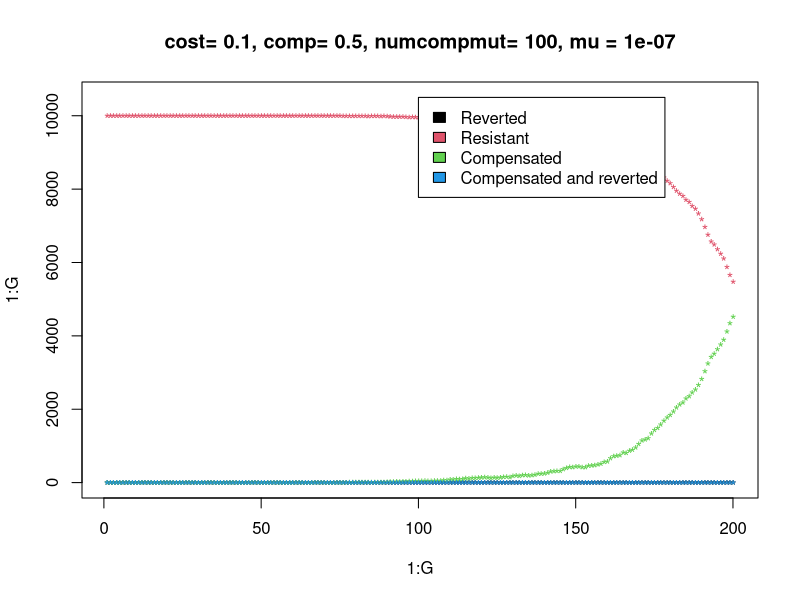
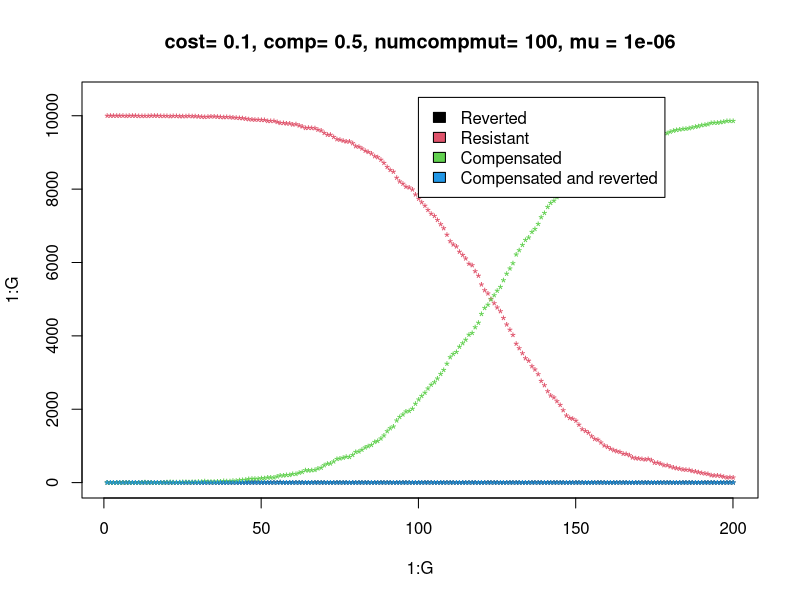
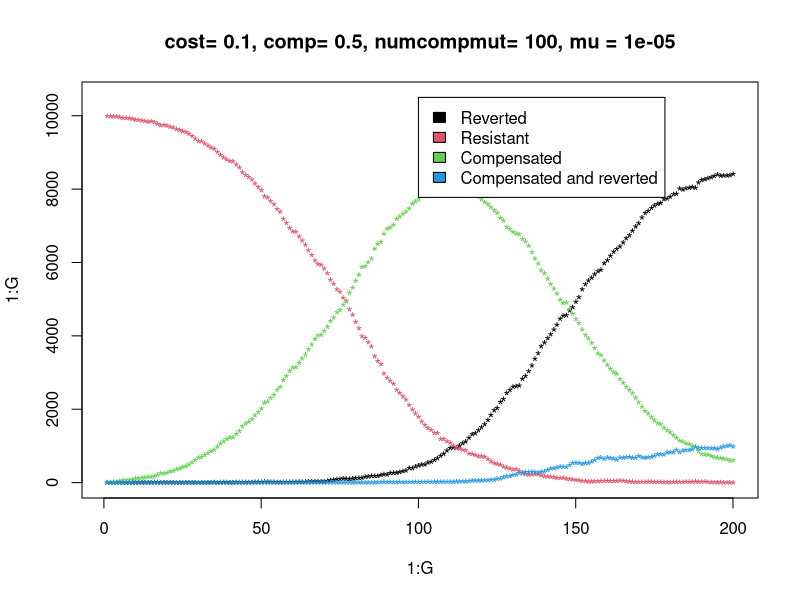
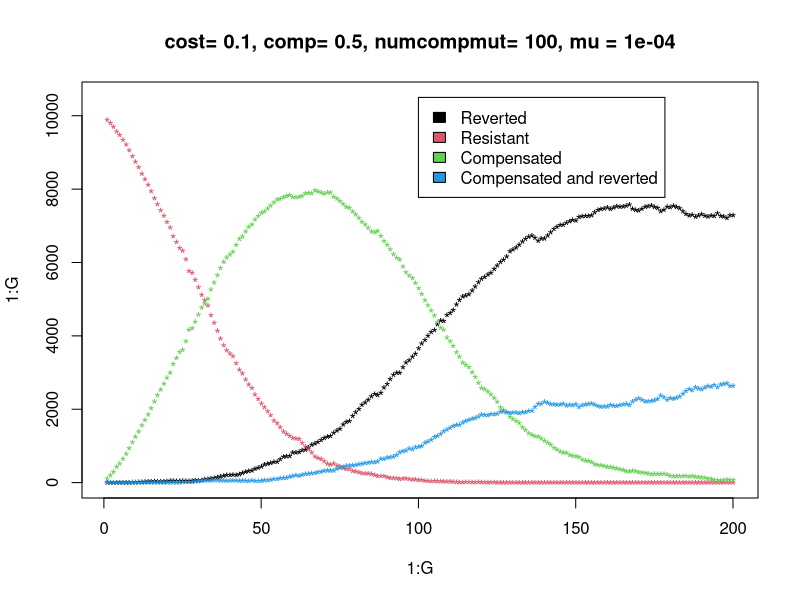
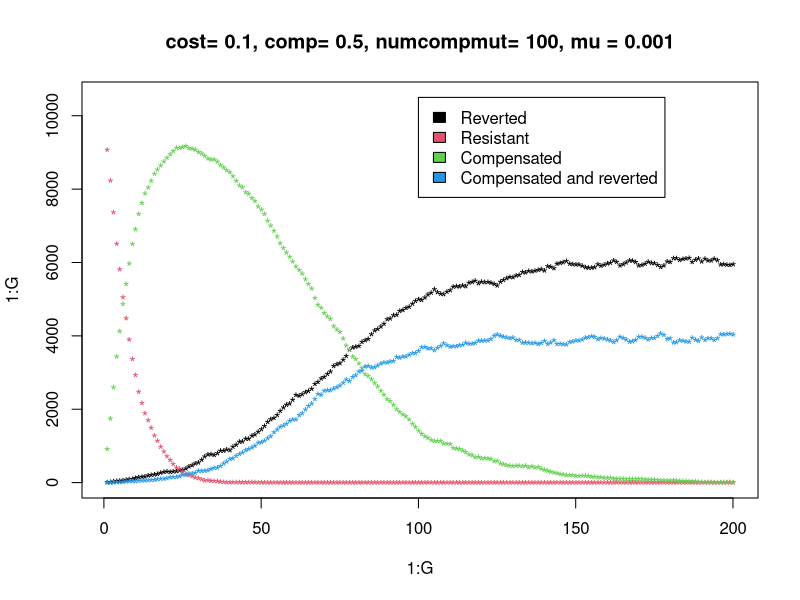
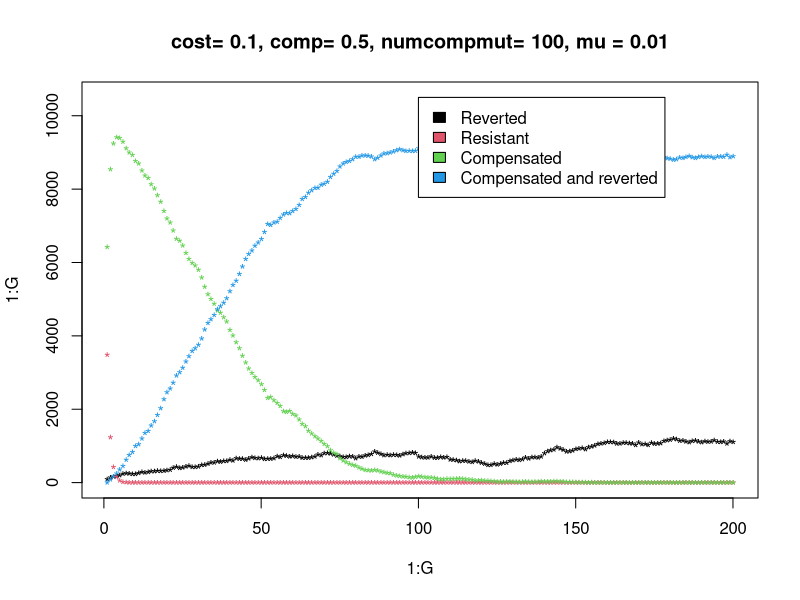

The R script that drew these images, in order:

#This is code for the project with Ruti and Brandon. 
#I want to know what the probability of compensatory evolution is vs the prob of reversal  


#Main function
newPopArray <- function(N, c, mu, popArray, comp, n) { #n is number of comp mutations possible)
  fitnessArray <- popArray*c(1, 1-c, 1-(c*(1-comp)), 1) #the fitness of the 4 types
  #print(c(fitnessArray))
  popArray <- rmultinom(n = 1, size = N, prob = fitnessArray)
  #next mutation of 3 types
  numMutR_S = rbinom(n=1, size = popArray[2], prob = mu)
  numMutR_C = rbinom(n=1, size = popArray[2], prob = 1-(1-mu)^n) #should maybe be slightly diff
  numMutC_SC = rbinom(n=1, size = popArray[3], prob = mu) 
  #print(c(numMutR_S,numMutR_C,numMutC_SC))
  popArray[1]= popArray[1]+ numMutR_S
  popArray[2]= popArray[2]- numMutR_S - numMutR_C
  popArray[3]= popArray[3]+ numMutR_C - numMutC_SC
  popArray[4]= popArray[4]+ numMutC_SC 
  popArray<-c(popArray)
  print("*******")
  return(popArray)
}


#Let's start with a set of parameters
if (TRUE){
N =10000 #total pop size
G = 100 #numgenerations
c = 0.1 #cost of resistance
comp = 0.5 #effect of compensatory mutation (0.5 means half of cost is compensated, 1.5 means that cost is more than compensated)
mu = 0.03/N # mutation rate
numSims = 100
n=100 #n is number of possible different comp mutations
}#set parameters

pdf(paste0("MutatorEffect",Sys.Date(), ".pdf"), width = 10)

for (mu in 1/N*c(0.001,0.01,0.1,1,10,100)){
#starting the sim and  plotting it! 
G=200
popArray<-c(0, 10000,0,0) #start with everyone resistant
plot(1:G, 1:G, type = "n", ylim=c(0,N*1.05), 
     main = paste0(c("cost= ",c,", comp= ", comp,", numcompmut= ", n, ", mu = ", mu), collapse = ""))
for (i in 1:G){
  popArray<-newPopArray(N, c, mu, popArray, comp, n)
  for (j in 1:length(popArray)){
    points(i, popArray[j], pch="*", col=j) 
  }}#run one sim and plot it
legend(x = 100, y = N*1.05,legend = c("Reverted", "Resistant", "Compensated", "Compensated and reverted"), fill=1:4)
}

dev.off()

